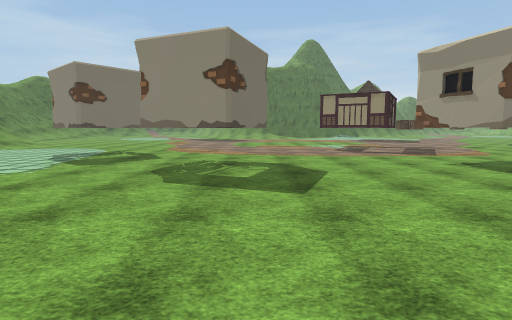
view 1 (above)

24 first-person views from a walk through a scene from a Unity 3-D project. The camera is 1.5 m above the floor, tilts 6° down and sees 80° across. The floor is counted in squares, 2 m on a side. Each view is taken from the middle of a square. On the plan, view 1 faces up. The plan holds only what a view shows up to about 10 squares ahead; the rest is blank. The place goes on beyond the plan. The player character is not drawn. Some surface patterns are stand-ins.

view 2
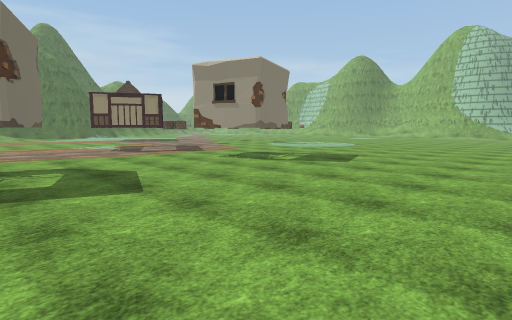

view 3
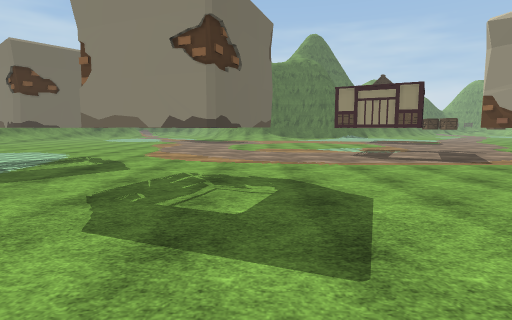

view 4
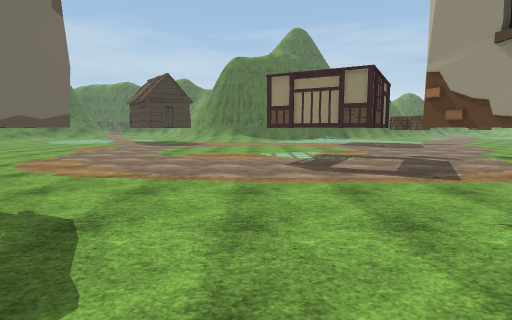

view 5
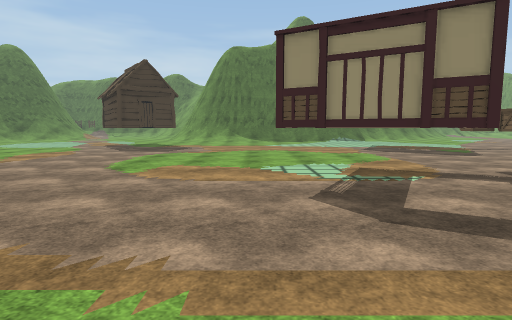

view 6
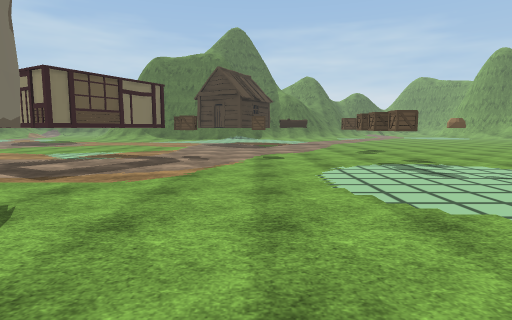

view 7
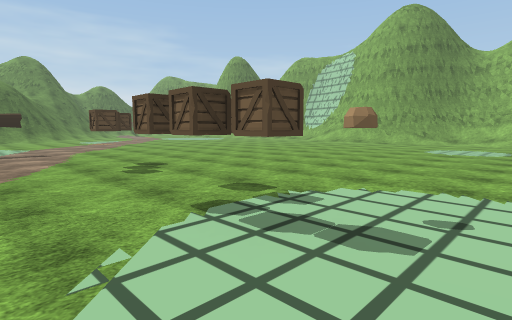

view 8
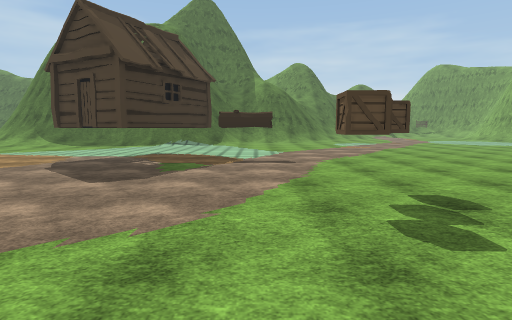

view 9
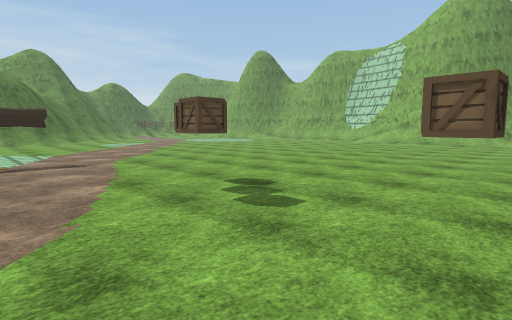

view 10
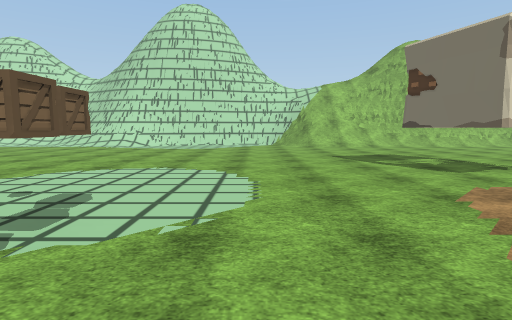

view 11
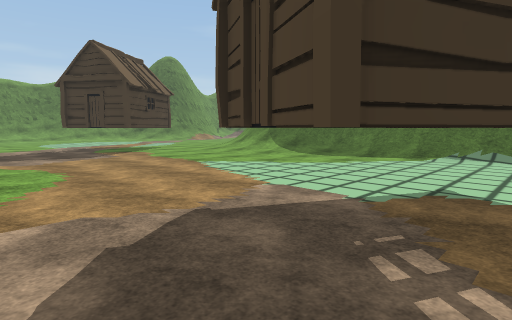

view 12
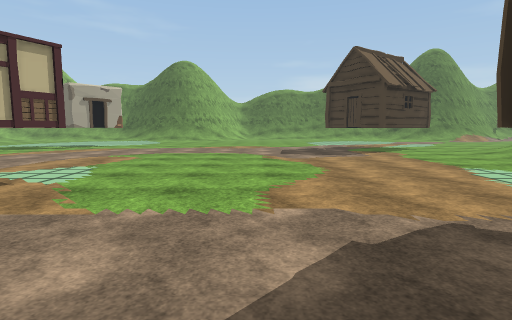

view 13
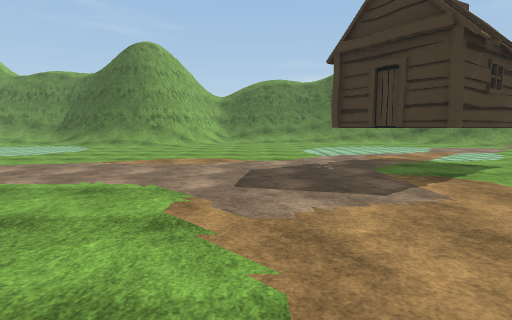

view 14
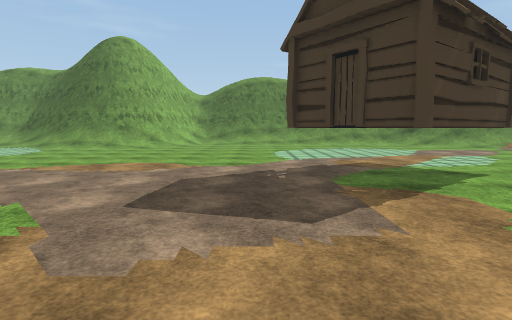

view 15
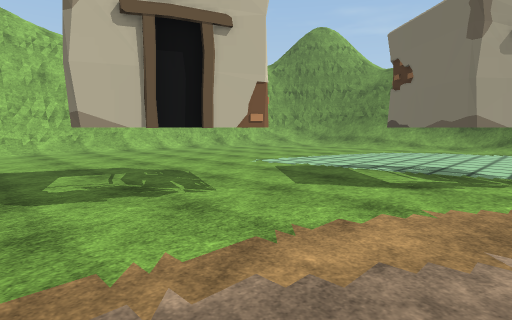

view 16
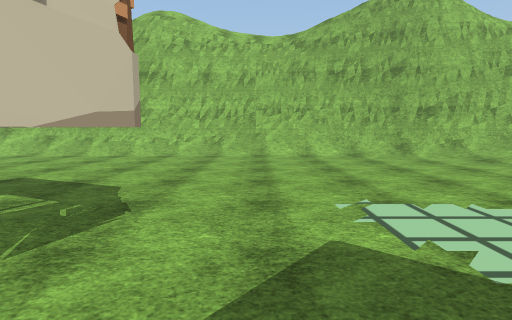

view 17
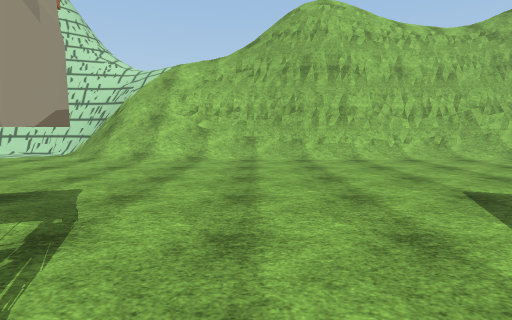

view 18
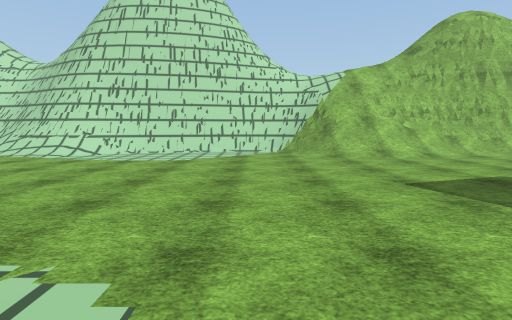

view 19
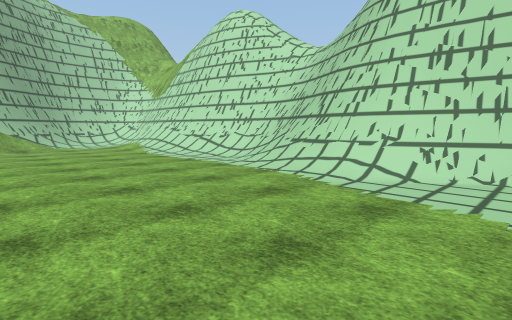

view 20
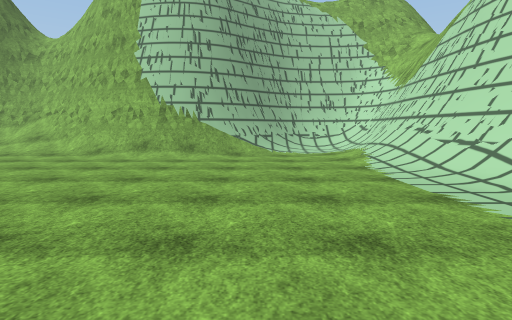

view 21
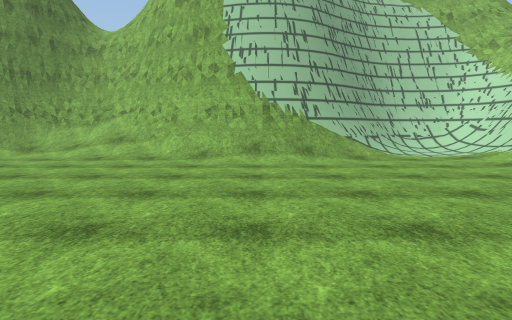

view 22
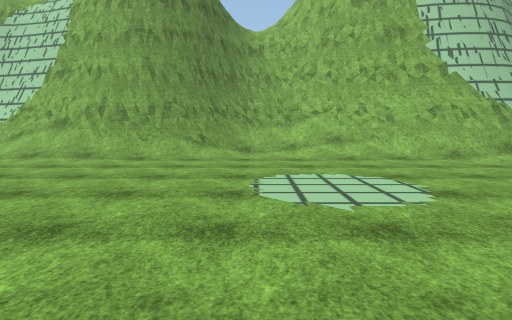

view 23
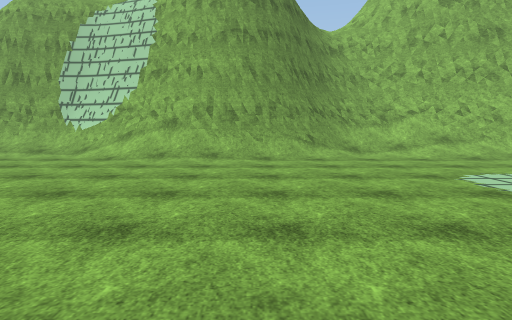

view 24
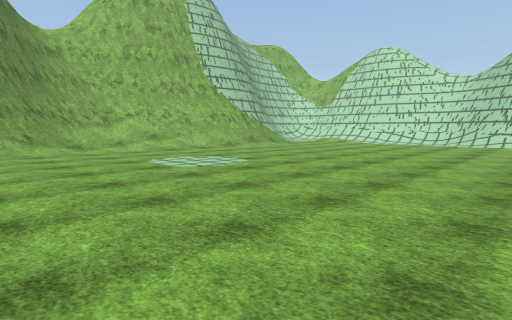

### Floor plan
Key: @ floor where view 1 was taken; # wall or solid block; . floor; / step, stairs or slope; = window, fence, low wall or low ledge; v drop or lower ground; C crate; R rock; L log; H hut; O other object.
Columns run from 8 left of view 1 to 26 right of it. Each row starts with its distance up from view 1.
 21 ... HH.....................     //#
 20 .... .H........HH..........    .//#
 19 .....H........H.H.........    ../##
 18 ..............HH.LL......   ..../##
 17 ...............H.......... ....//#
 16 ...............................//#
 15 ....................C........../##
 14 ...................C.........../=#
 13 ............#.................../##
 12 ........... ##C.C.............../##
 11 ...........##......C............//#
 10 ... ........#......C............//#
  9 ...##..............R............//#
  8 ...#............................/##
  7 .......#O...O#................./##
  6 ......###...##................./##
  5 .............................../#
  4  ............................../#
  3  ............................../##
  2 ................................/##
  1 /...............................//#
  0 #/////..@...////............../../#
 -1 ######/=###//////....####/////////#
 -2 v  ##########=//###################
 -3    vvvvvvvvv////

Where each view was taken, in squares from view 1:
view 1: 0 up, 0 right, facing up
view 2: 0 up, 1 left, facing up-right
view 3: 2 up, 0 right, facing up
view 4: 4 up, 2 right, facing up
view 5: 7 up, 2 right, facing up
view 6: 4 up, 8 right, facing up
view 7: 8 up, 9 right, facing up-right
view 8: 11 up, 10 right, facing up
view 9: 11 up, 9 right, facing up-right
view 10: 12 up, 9 right, facing down
view 11: 16 up, 8 right, facing up-left
view 12: 16 up, 8 right, facing left
view 13: 17 up, 3 right, facing left
view 14: 18 up, 2 right, facing left
view 15: 10 up, 1 right, facing down-left
view 16: 8 up, 3 left, facing down
view 17: 7 up, 3 right, facing down
view 18: 8 up, 9 right, facing down
view 19: 4 up, 12 right, facing down-right
view 20: 2 up, 15 right, facing right
view 21: 5 up, 16 right, facing right
view 22: 11 up, 16 right, facing right
view 23: 14 up, 16 right, facing right
view 24: 14 up, 14 right, facing down-right
